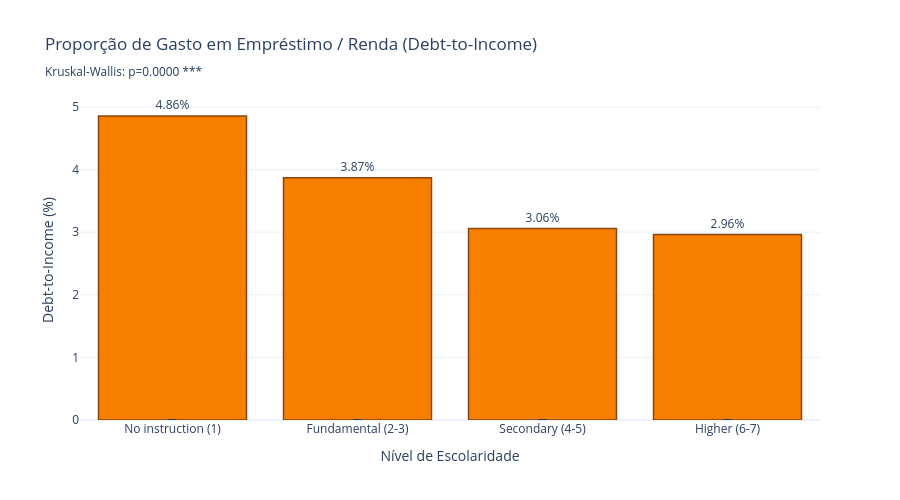

The code cell stored with this chart in its notebook:
### Markdown cell above
### 5.2.3 Debt-to-income ratio by education band (all UCs)

### Code cell
fig_burden = plotly_figs.debt_burden_by_education(pdf, save=True, show_stats=True)
fig_burden.show()

### Figure 1 — Plotly figure (JSON) as saved in the notebook; plotly's stock layout.template omitted (floating-point values rounded to 4 significant figures)
{"data": [{"error_y": {"array": [-4.856, -3.872, -3.059, -2.961], "arrayminus": [4.856, 3.872, 3.059, 2.961], "symmetric": false, "type": "data", "visible": true}, "marker": {"color": "#F77F00", "line": {"color": "#8B4513", "width": 1.5}}, "name": "Debt-to-Income", "text": ["4.86%", "3.87%", "3.06%", "2.96%"], "textposition": "outside", "type": "bar", "x": ["No instruction (1)", "Fundamental (2-3)", "Secondary (4-5)", "Higher (6-7)"], "y": [4.856, 3.872, 3.059, 2.961]}], "layout": {"font": {"size": 12}, "height": 500, "hovermode": "x unified", "showlegend": false, "title": {"text": "Proporção de Gasto em Empréstimo / Renda (Debt-to-Income)<br><sub>Kruskal-Wallis: p=0.0000 ***</sub>"}, "xaxis": {"title": {"text": "Nível de Escolaridade"}}, "yaxis": {"title": {"text": "Debt-to-Income (%)"}}}}
